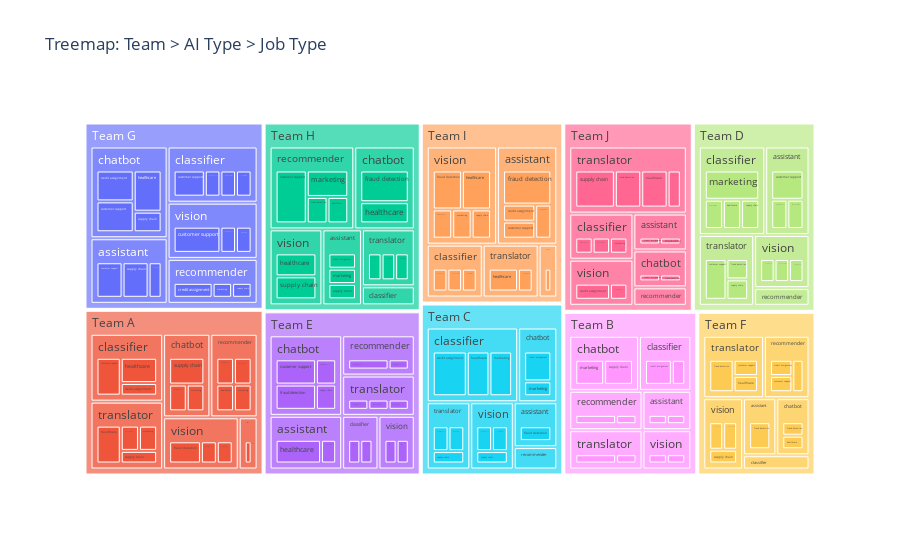

Write notebook code for a chart like this one.
### Code cell
fig9b = px.treemap(df, path=['team', 'ai_type', 'job_type'], 
                   title='Treemap: Team > AI Type > Job Type')
fig9b.show()

### Figure 1 — Plotly figure (JSON) as saved in the notebook; plotly's stock layout.template omitted (floating-point values rounded to 4 significant figures; data arrays with more than 128 entries replaced by an {"elided": "..."} marker saying what was removed)
{"data": [{"branchvalues": "total", "domain": {"x": [0, 1], "y": [0, 1]}, "hovertemplate": "labels=%{label}<br>count=%{value}<br>parent=%{parent}<br>id=%{id}<extra></extra>", "ids": {"elided": "213 str values"}, "labels": {"elided": "213 str values"}, "name": "", "parents": {"elided": "213 str values"}, "type": "treemap", "values": {"elided": "213 int values"}}], "layout": {"legend": {"tracegroupgap": 0}, "title": {"text": "Treemap: Team > AI Type > Job Type"}}}
